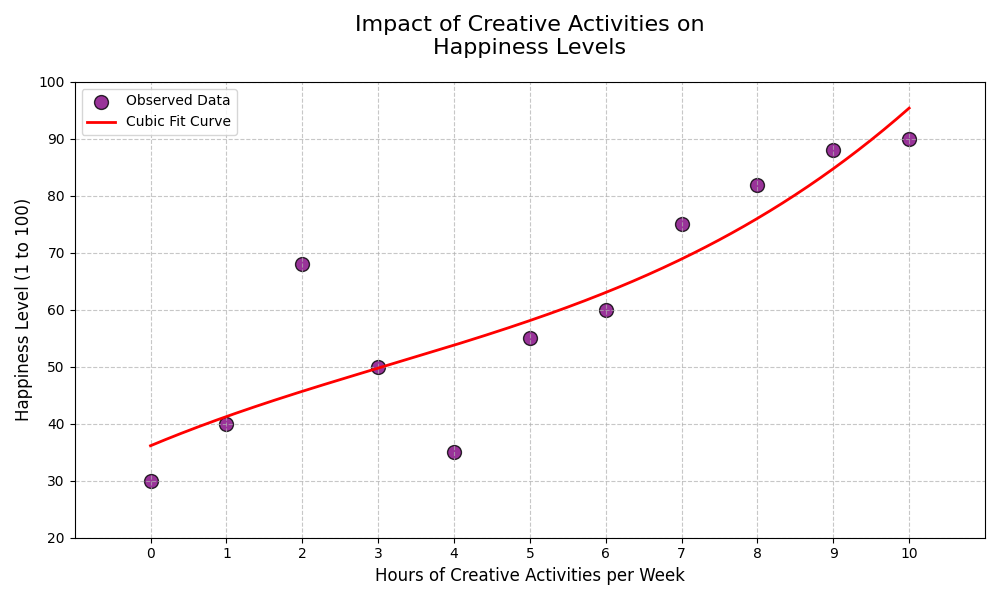

Source code (Python):
import matplotlib.pyplot as plt
import numpy as np
from scipy.optimize import curve_fit

# Randomly altered content within the data groups.
creative_hours = np.array([0, 1, 6, 3, 4, 5, 2, 7, 8, 10, 9])
happiness_levels = np.array([30, 40, 60, 50, 35, 55, 68, 75, 82, 90, 88])

def cubic_fit(x, a, b, c, d):
    return a * x**3 + b * x**2 + c * x + d

cubic_params, _ = curve_fit(cubic_fit, creative_hours, happiness_levels)

hours_range = np.linspace(min(creative_hours), max(creative_hours), 300)
fitting_curve = cubic_fit(hours_range, *cubic_params)

plt.figure(figsize=(10, 6))
plt.scatter(
    creative_hours, happiness_levels,
    color='purple', label='Observed Data',
    alpha=0.8, edgecolors='k', s=100
)
plt.plot(
    hours_range, fitting_curve,
    color='red', linestyle='-', linewidth=2, label='Cubic Fit Curve'
)
plt.title("Impact of Creative Activities on\nHappiness Levels", fontsize=16, pad=20)
plt.xlabel("Hours of Creative Activities per Week", fontsize=12)
plt.ylabel("Happiness Level (1 to 100)", fontsize=12)
plt.legend(loc='upper left')
plt.grid(True, linestyle='--', alpha=0.7)
plt.xlim(min(creative_hours) - 1, max(creative_hours) + 1)
plt.ylim(20, 100)
plt.xticks(np.arange(0, 11, 1))
plt.yticks(np.arange(20, 101, 10))
plt.tight_layout()
plt.show()
